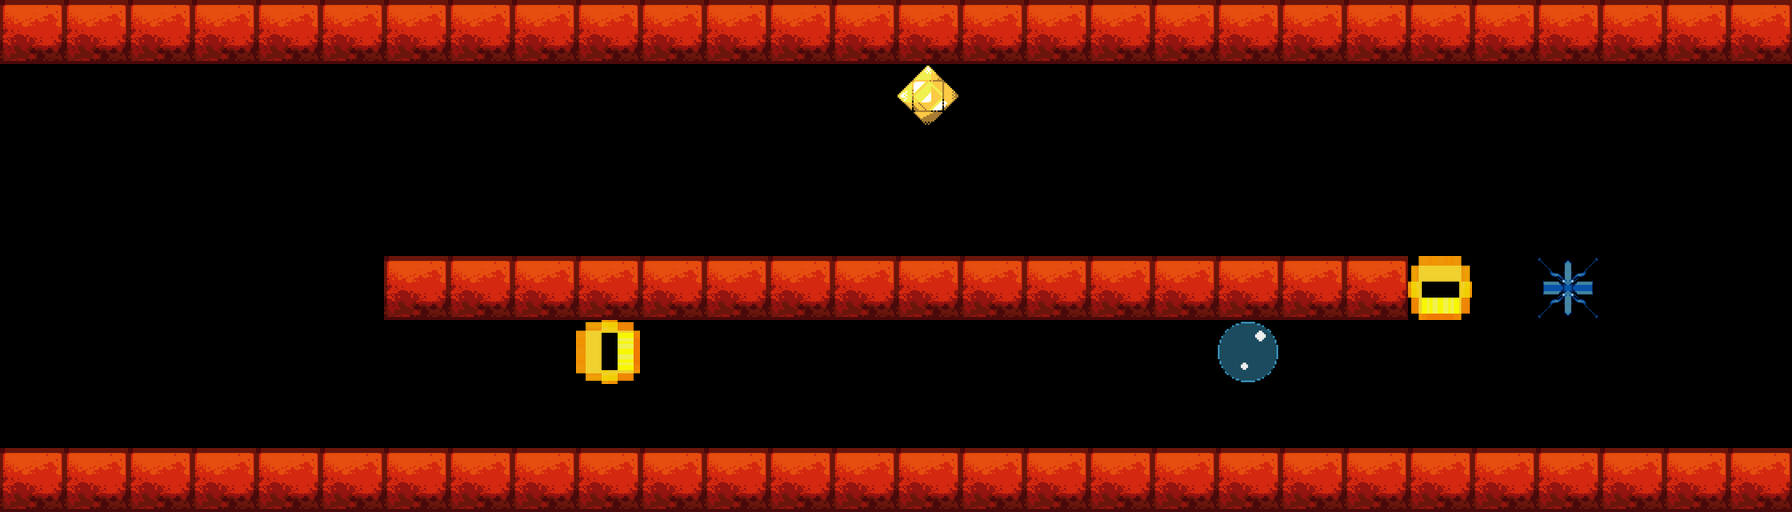

This is a level from a 2D game, rendered from its Tiled map with the project's own tilesets. A one-line summary and the complete map file follow:
An orthogonal 28x8 tile map with 64x64 px tiles, 1 tile layer (Tile Layer 1), 9 tilesets.

<map version="1.8" tiledversion="1.8.2" orientation="orthogonal" renderorder="right-down" width="28" height="8" tilewidth="64" tileheight="64" infinite="0" nextlayerid="3" nextobjectid="1">
 <editorsettings>
  <export format="lua" />
 </editorsettings>
 <tileset firstgid="1" source="../buildmap/tileset/START_POINT.tsx" />
 <tileset firstgid="2" source="../buildmap/tileset/GROUND_BLOCK.tsx" />
 <tileset firstgid="3" source="../buildmap/tileset/THORN.tsx" />
 <tileset firstgid="4" source="../buildmap/tileset/dyn_thorn.tsx" />
 <tileset firstgid="5" source="../buildmap/tileset/CHECKPOINT.tsx" />
 <tileset firstgid="6" source="../buildmap/tileset/ring_vertical.tsx" />
 <tileset firstgid="7" source="../buildmap/tileset/ring_horizontal.tsx" />
 <tileset firstgid="8" source="../buildmap/tileset/END_POINT.tsx" />
 <tileset firstgid="9" name="life" tilewidth="64" tileheight="64" tilecount="1" columns="1">
  <image source="../buildmap/tileset/life.png" width="64" height="64" />
 </tileset>
 <layer id="1" name="Tile Layer 1" width="28" height="8">
  <data encoding="csv">
2,2,2,2,2,2,2,2,2,2,2,2,2,2,2,2,2,2,2,2,2,2,2,2,2,2,2,2,
0,0,0,0,0,0,0,0,0,0,0,0,0,0,5,0,0,0,0,0,0,0,0,0,0,0,0,0,
0,0,0,0,0,0,0,0,0,0,0,0,0,0,0,0,0,0,0,0,0,0,0,0,0,0,0,0,
0,0,0,0,0,0,0,0,0,0,0,0,0,0,0,0,0,0,0,0,0,0,0,0,0,0,0,0,
0,0,0,0,0,0,2,2,2,2,2,2,2,2,2,2,2,2,2,2,2,2,7,0,4,0,0,0,
0,0,0,0,0,0,0,0,0,6,0,0,0,0,0,0,0,0,0,9,0,0,0,0,0,0,0,0,
0,0,0,0,0,0,0,0,0,0,0,0,0,0,0,0,0,0,0,0,0,0,0,0,0,0,0,0,
2,2,2,2,2,2,2,2,2,2,2,2,2,2,2,2,2,2,2,2,2,2,2,2,2,2,2,2
</data>
 </layer>
</map>
